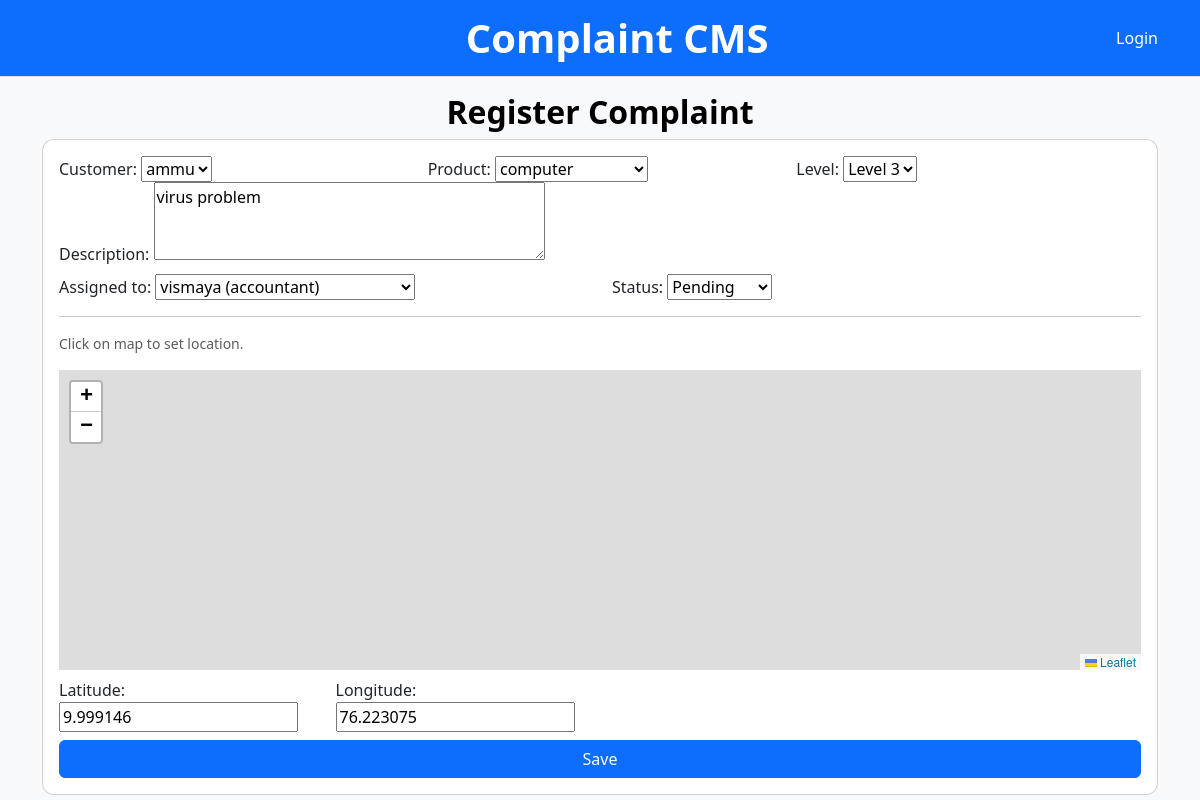
The page /app/complaints/2/edit/ on the database its author committed.
### web/models.py (models this page shows, shortened)
class Complaint(models.Model):
    LEVEL_CHOICES = [("L1", "Level 1"), ("L2", "Level 2"), ("L3", "Level 3")]
    STATUS_PENDING = "pending"
    STATUS_CLOSED = "closed"
    STATUS_NOT_CLOSED = "not_closed"
    STATUS_CHOICES = [
        (STATUS_PENDING, "Pending"),
        (STATUS_CLOSED, "Closed"),
        (STATUS_NOT_CLOSED, "Not Closed"),
    ]
    customer = models.ForeignKey(Customer, on_delete=models.CASCADE,null=True, blank=True)
    product = models.ForeignKey(Product, on_delete=models.CASCADE,null=True, blank=True)
    level = models.CharField(max_length=10, choices=LEVEL_CHOICES, default="L1")
    description = models.TextField()
    latitude = models.DecimalField(max_digits=9, decimal_places=6, null=True, blank=True)
    longitude = models.DecimalField(max_digits=9, decimal_places=6, null=True, blank=True)
    assigned_to = models.ForeignKey(Employee, on_delete=models.SET_NULL, null=True, blank=True)
    status = models.CharField(max_length=12, choices=STATUS_CHOICES, default="PENDING")
    created_by = models.ForeignKey(User, on_delete=models.SET_NULL, null=True, related_name="created_complaints")
    created_at = models.DateTimeField(auto_now_add=True)

### web/views.py (the view)
# urls.py: path("complaints/<int:pk>/edit/", views.complaint_update, name="complaint_update"),
def complaint_update(request, pk):
    complaint = get_object_or_404(Complaint, pk=pk)
    if request.method == "POST":
        form = ComplaintForm(request.POST, instance=complaint)
        if form.is_valid():
            form.save()
            return redirect("complaint_detail", pk=complaint.pk)
    else:
        form = ComplaintForm(instance=complaint)
    return render(request, "complaint_form.html", {"form": form})

### web/forms.py
class ComplaintForm(forms.ModelForm):
    class Meta:
        model = Complaint
        fields = ["customer","product","level","description","latitude","longitude","assigned_to","status"]
        widgets = {
            "description": forms.Textarea(attrs={"rows":3}),
        }
    def __init__(self, *args, **kwargs):
        super().__init__(*args, **kwargs)
        self.fields["assigned_to"].queryset = Employee.objects.select_related("user").all()
        self.fields["assigned_to"].label_from_instance = lambda obj: f"{obj.user.username} ({obj.designation})"

### web/models.py (called while the page is built)
    def __str__(self):
        return self.name

    def __str__(self):
        return self.name

### web/templates/complaint_form.html (shortened to what this page needs)
{% extends "base.html" %}
{% block content %}
<h2 class="text-center" style="color:black;">Register Complaint</h2>
<form method="post" class="card card-body">{% csrf_token %}
  <div class="row">
    <div class="col-md-4">{{ form.customer.label_tag }} {{ form.customer }}</div>
    <div class="col-md-4">{{ form.product.label_tag }} {{ form.product }}</div>
    <div class="col-md-4">{{ form.level.label_tag }} {{ form.level }}</div>
  </div>
  <div class="mb-2">{{ form.description.label_tag }} {{ form.description }}</div>
  <div class="row">
    <div class="col-md-6">{{ form.assigned_to.label_tag }} {{ form.assigned_to }}</div>
    <div class="col-md-3">{{ form.status.label_tag }} {{ form.status }}</div>
  </div>
  <hr/>
  <p class="small text-muted">Click on map to set location.</p>
  <div id="map" class="mapbox mb-2"></div>
  <div class="row">
    <div class="col-md-3">{{ form.latitude.label_tag }} {{ form.latitude }}</div>
    <div class="col-md-3">{{ form.longitude.label_tag }} {{ form.longitude }}</div>
  </div>
  <button class="btn btn-primary mt-2">Save</button>
</form>
{% endblock %}

### static/css/style.css (style rules this page uses)
.card { border-radius: 12px; transition: transform 0.2s ease-in-out; }
h2 { font-weight: bold; color: #0d6efd; }

### web/templates/base.html (style rules this page uses)
.mapbox { height:300px; }

### rows shown on the page
Complaint: customer "ammu", product "computer", level "Level 3", description "virus problem", assigned_to "vismaya (accountant)", status "Pending", latitude "9.999146", longitude "76.223075"
